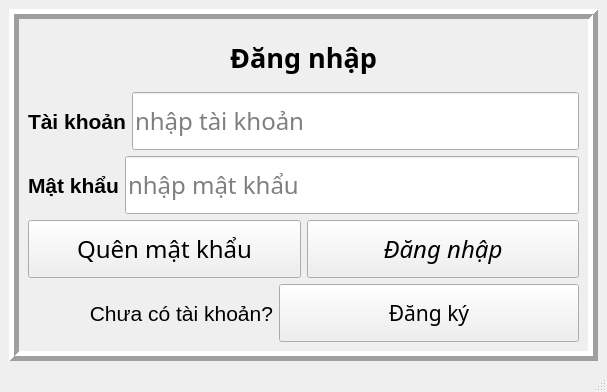
<?xml version="1.0" encoding="UTF-8"?>
<ui version="4.0">
 <class>LoginWindow</class>
 <widget class="QMainWindow" name="LoginWindow">
  <property name="geometry">
   <rect>
    <x>0</x>
    <y>0</y>
    <width>607</width>
    <height>392</height>
   </rect>
  </property>
  <property name="windowTitle">
   <string>MainWindow</string>
  </property>
  <property name="autoFillBackground">
   <bool>false</bool>
  </property>
  <widget class="QWidget" name="centralwidget">
   <layout class="QVBoxLayout" name="verticalLayout_2">
    <item>
     <widget class="QFrame" name="frame">
      <property name="frameShape">
       <enum>QFrame::Shape::Box</enum>
      </property>
      <property name="frameShadow">
       <enum>QFrame::Shadow::Raised</enum>
      </property>
      <property name="lineWidth">
       <number>5</number>
      </property>
      <layout class="QVBoxLayout" name="verticalLayout">
       <item>
        <widget class="QLabel" name="label_2">
         <property name="maximumSize">
          <size>
           <width>1677215</width>
           <height>200</height>
          </size>
         </property>
         <property name="font">
          <font>
           <family>Sitka Text Semibold</family>
           <pointsize>20</pointsize>
           <bold>true</bold>
          </font>
         </property>
         <property name="text">
          <string>Đăng nhập</string>
         </property>
         <property name="textFormat">
          <enum>Qt::TextFormat::AutoText</enum>
         </property>
         <property name="alignment">
          <set>Qt::AlignmentFlag::AlignCenter</set>
         </property>
        </widget>
       </item>
       <item>
        <layout class="QHBoxLayout" name="horizontalLayout_3">
         <item>
          <widget class="QLabel" name="label_5">
           <property name="maximumSize">
            <size>
             <width>200</width>
             <height>80</height>
            </size>
           </property>
           <property name="font">
            <font>
             <pointsize>16</pointsize>
             <bold>true</bold>
             <stylestrategy>PreferAntialias</stylestrategy>
            </font>
           </property>
           <property name="text">
            <string>Tài khoản</string>
           </property>
          </widget>
         </item>
         <item>
          <widget class="QLineEdit" name="lineEdit_4">
           <property name="minimumSize">
            <size>
             <width>300</width>
             <height>50</height>
            </size>
           </property>
           <property name="maximumSize">
            <size>
             <width>500</width>
             <height>80</height>
            </size>
           </property>
           <property name="font">
            <font>
             <family>Cascadia Code</family>
             <pointsize>18</pointsize>
            </font>
           </property>
           <property name="text">
            <string/>
           </property>
           <property name="placeholderText">
            <string>nhập tài khoản</string>
           </property>
          </widget>
         </item>
        </layout>
       </item>
       <item>
        <layout class="QHBoxLayout" name="horizontalLayout_4">
         <item>
          <widget class="QLabel" name="label_4">
           <property name="maximumSize">
            <size>
             <width>200</width>
             <height>80</height>
            </size>
           </property>
           <property name="font">
            <font>
             <pointsize>16</pointsize>
             <bold>true</bold>
             <stylestrategy>PreferAntialias</stylestrategy>
            </font>
           </property>
           <property name="text">
            <string>Mật khẩu</string>
           </property>
          </widget>
         </item>
         <item>
          <widget class="QLineEdit" name="lineEdit">
           <property name="minimumSize">
            <size>
             <width>300</width>
             <height>50</height>
            </size>
           </property>
           <property name="maximumSize">
            <size>
             <width>500</width>
             <height>80</height>
            </size>
           </property>
           <property name="font">
            <font>
             <family>Cascadia Code</family>
             <pointsize>18</pointsize>
            </font>
           </property>
           <property name="text">
            <string/>
           </property>
           <property name="echoMode">
            <enum>QLineEdit::EchoMode::Password</enum>
           </property>
           <property name="placeholderText">
            <string>nhập mật khẩu</string>
           </property>
          </widget>
         </item>
        </layout>
       </item>
       <item>
        <layout class="QHBoxLayout" name="horizontalLayout_2">
         <item>
          <widget class="QPushButton" name="pushButton_2">
           <property name="maximumSize">
            <size>
             <width>400</width>
             <height>100</height>
            </size>
           </property>
           <property name="font">
            <font>
             <family>Lucida Sans</family>
             <pointsize>18</pointsize>
            </font>
           </property>
           <property name="cursor">
            <cursorShape>OpenHandCursor</cursorShape>
           </property>
           <property name="text">
            <string>Quên mật khẩu</string>
           </property>
          </widget>
         </item>
         <item>
          <widget class="QPushButton" name="pushButton">
           <property name="minimumSize">
            <size>
             <width>200</width>
             <height>50</height>
            </size>
           </property>
           <property name="maximumSize">
            <size>
             <width>300</width>
             <height>100</height>
            </size>
           </property>
           <property name="font">
            <font>
             <family>Lucida Sans</family>
             <pointsize>18</pointsize>
             <italic>true</italic>
            </font>
           </property>
           <property name="cursor">
            <cursorShape>OpenHandCursor</cursorShape>
           </property>
           <property name="autoFillBackground">
            <bool>false</bool>
           </property>
           <property name="text">
            <string>Đăng nhập</string>
           </property>
           <property name="autoDefault">
            <bool>false</bool>
           </property>
           <property name="default">
            <bool>false</bool>
           </property>
           <property name="flat">
            <bool>false</bool>
           </property>
          </widget>
         </item>
        </layout>
       </item>
       <item>
        <layout class="QHBoxLayout" name="horizontalLayout">
         <item>
          <widget class="QLabel" name="label">
           <property name="maximumSize">
            <size>
             <width>500</width>
             <height>100</height>
            </size>
           </property>
           <property name="font">
            <font>
             <pointsize>16</pointsize>
             <stylestrategy>PreferAntialias</stylestrategy>
             <hintingpreference>PreferFullHinting</hintingpreference>
            </font>
           </property>
           <property name="frameShape">
            <enum>QFrame::Shape::NoFrame</enum>
           </property>
           <property name="text">
            <string>Chưa có tài khoản?</string>
           </property>
           <property name="alignment">
            <set>Qt::AlignmentFlag::AlignRight|Qt::AlignmentFlag::AlignTrailing|Qt::AlignmentFlag::AlignVCenter</set>
           </property>
          </widget>
         </item>
         <item>
          <widget class="QPushButton" name="pushButton_3">
           <property name="minimumSize">
            <size>
             <width>300</width>
             <height>50</height>
            </size>
           </property>
           <property name="maximumSize">
            <size>
             <width>500</width>
             <height>100</height>
            </size>
           </property>
           <property name="font">
            <font>
             <family>Bahnschrift</family>
             <pointsize>16</pointsize>
            </font>
           </property>
           <property name="cursor">
            <cursorShape>OpenHandCursor</cursorShape>
           </property>
           <property name="text">
            <string>Đăng ký</string>
           </property>
           <property name="iconSize">
            <size>
             <width>10</width>
             <height>20</height>
            </size>
           </property>
          </widget>
         </item>
        </layout>
       </item>
      </layout>
     </widget>
    </item>
   </layout>
  </widget>
  <widget class="QMenuBar" name="menubar">
   <property name="geometry">
    <rect>
     <x>0</x>
     <y>0</y>
     <width>607</width>
     <height>30</height>
    </rect>
   </property>
  </widget>
  <widget class="QStatusBar" name="statusbar"/>
 </widget>
 <resources/>
 <connections/>
</ui>
